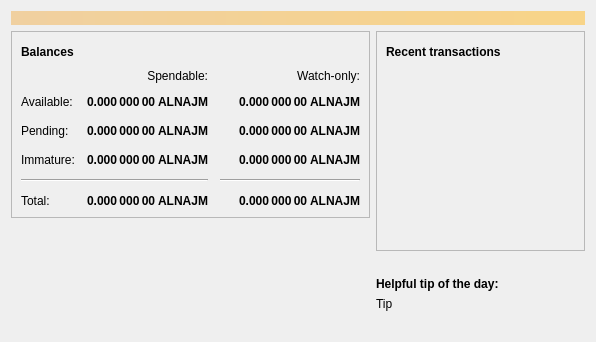
<?xml version="1.0" encoding="UTF-8"?>
<ui version="4.0">
 <class>OverviewPage</class>
 <widget class="QWidget" name="OverviewPage">
  <property name="geometry">
   <rect>
    <x>0</x>
    <y>0</y>
    <width>596</width>
    <height>342</height>
   </rect>
  </property>
  <property name="windowTitle">
   <string>Form</string>
  </property>
  <layout class="QVBoxLayout" name="topLayout">
   <item>
    <widget class="QLabel" name="labelAlerts">
     <property name="visible">
      <bool>false</bool>
     </property>
     <property name="styleSheet">
      <string notr="true">QLabel { background-color: qlineargradient(x1: 0, y1: 0, x2: 1, y2: 0, stop:0 #F0D0A0, stop:1 #F8D488); color:#000000; }</string>
     </property>
     <property name="wordWrap">
      <bool>true</bool>
     </property>
     <property name="margin">
      <number>3</number>
     </property>
     <property name="textInteractionFlags">
      <set>Qt::TextSelectableByMouse</set>
     </property>
    </widget>
   </item>
   <item>
    <layout class="QHBoxLayout" name="horizontalLayout" stretch="1,1">
     <item>
      <layout class="QVBoxLayout" name="verticalLayout_2">
       <item>
        <widget class="QFrame" name="frame">
         <property name="frameShape">
          <enum>QFrame::StyledPanel</enum>
         </property>
         <property name="frameShadow">
          <enum>QFrame::Raised</enum>
         </property>
         <layout class="QVBoxLayout" name="verticalLayout_4">
          <item>
           <layout class="QHBoxLayout" name="horizontalLayout_4">
            <item>
             <widget class="QLabel" name="label_5">
              <property name="font">
               <font>
                <weight>75</weight>
                <bold>true</bold>
               </font>
              </property>
              <property name="text">
               <string>Balances</string>
              </property>
             </widget>
            </item>
            <item>
             <widget class="QPushButton" name="labelWalletStatus">
              <property name="enabled">
               <bool>true</bool>
              </property>
              <property name="maximumSize">
               <size>
                <width>30</width>
                <height>16777215</height>
               </size>
              </property>
              <property name="toolTip">
               <string>The displayed information may be out of date. Your wallet automatically synchronizes with the AlNajm network after a connection is established, but this process has not completed yet.</string>
              </property>
              <property name="text">
               <string/>
              </property>
              <property name="icon">
               <iconset resource="../bitcoin.qrc">
                <normaloff>:/icons/warning</normaloff>
                <disabledoff>:/icons/warning</disabledoff>:/icons/warning</iconset>
              </property>
              <property name="iconSize">
               <size>
                <width>24</width>
                <height>24</height>
               </size>
              </property>
              <property name="flat">
               <bool>true</bool>
              </property>
             </widget>
            </item>
            <item>
             <spacer name="horizontalSpacer_3">
              <property name="orientation">
               <enum>Qt::Horizontal</enum>
              </property>
              <property name="sizeHint" stdset="0">
               <size>
                <width>40</width>
                <height>20</height>
               </size>
              </property>
             </spacer>
            </item>
           </layout>
          </item>
          <item>
           <layout class="QGridLayout" name="gridLayout">
            <property name="spacing">
             <number>12</number>
            </property>
            <item row="2" column="2">
             <widget class="QLabel" name="labelWatchPending">
              <property name="font">
               <font>
                <weight>75</weight>
                <bold>true</bold>
               </font>
              </property>
              <property name="cursor">
               <cursorShape>IBeamCursor</cursorShape>
              </property>
              <property name="toolTip">
               <string>Unconfirmed transactions to watch-only addresses</string>
              </property>
              <property name="text">
               <string notr="true">0.000 000 00 ALNAJM</string>
              </property>
              <property name="alignment">
               <set>Qt::AlignRight|Qt::AlignTrailing|Qt::AlignVCenter</set>
              </property>
              <property name="textInteractionFlags">
               <set>Qt::LinksAccessibleByMouse|Qt::TextSelectableByKeyboard|Qt::TextSelectableByMouse</set>
              </property>
             </widget>
            </item>
            <item row="2" column="1">
             <widget class="QLabel" name="labelUnconfirmed">
              <property name="font">
               <font>
                <weight>75</weight>
                <bold>true</bold>
               </font>
              </property>
              <property name="cursor">
               <cursorShape>IBeamCursor</cursorShape>
              </property>
              <property name="toolTip">
               <string>Total of transactions that have yet to be confirmed, and do not yet count toward the spendable balance</string>
              </property>
              <property name="text">
               <string notr="true">0.000 000 00 ALNAJM</string>
              </property>
              <property name="alignment">
               <set>Qt::AlignRight|Qt::AlignTrailing|Qt::AlignVCenter</set>
              </property>
              <property name="textInteractionFlags">
               <set>Qt::LinksAccessibleByMouse|Qt::TextSelectableByKeyboard|Qt::TextSelectableByMouse</set>
              </property>
             </widget>
            </item>
            <item row="3" column="2">
             <widget class="QLabel" name="labelWatchImmature">
              <property name="font">
               <font>
                <weight>75</weight>
                <bold>true</bold>
               </font>
              </property>
              <property name="cursor">
               <cursorShape>IBeamCursor</cursorShape>
              </property>
              <property name="toolTip">
               <string>Mined balance in watch-only addresses that has not yet matured</string>
              </property>
              <property name="text">
               <string notr="true">0.000 000 00 ALNAJM</string>
              </property>
              <property name="alignment">
               <set>Qt::AlignRight|Qt::AlignTrailing|Qt::AlignVCenter</set>
              </property>
              <property name="textInteractionFlags">
               <set>Qt::LinksAccessibleByMouse|Qt::TextSelectableByKeyboard|Qt::TextSelectableByMouse</set>
              </property>
             </widget>
            </item>
            <item row="4" column="0" colspan="2">
             <widget class="Line" name="line">
              <property name="orientation">
               <enum>Qt::Horizontal</enum>
              </property>
             </widget>
            </item>
            <item row="4" column="2">
             <widget class="Line" name="lineWatchBalance">
              <property name="sizePolicy">
               <sizepolicy hsizetype="Preferred" vsizetype="Fixed">
                <horstretch>0</horstretch>
                <verstretch>0</verstretch>
               </sizepolicy>
              </property>
              <property name="minimumSize">
               <size>
                <width>140</width>
                <height>0</height>
               </size>
              </property>
              <property name="orientation">
               <enum>Qt::Horizontal</enum>
              </property>
             </widget>
            </item>
            <item row="5" column="0">
             <widget class="QLabel" name="labelTotalText">
              <property name="text">
               <string>Total:</string>
              </property>
             </widget>
            </item>
            <item row="3" column="1">
             <widget class="QLabel" name="labelImmature">
              <property name="font">
               <font>
                <weight>75</weight>
                <bold>true</bold>
               </font>
              </property>
              <property name="cursor">
               <cursorShape>IBeamCursor</cursorShape>
              </property>
              <property name="toolTip">
               <string>Mined balance that has not yet matured</string>
              </property>
              <property name="text">
               <string notr="true">0.000 000 00 ALNAJM</string>
              </property>
              <property name="alignment">
               <set>Qt::AlignRight|Qt::AlignTrailing|Qt::AlignVCenter</set>
              </property>
              <property name="textInteractionFlags">
               <set>Qt::LinksAccessibleByMouse|Qt::TextSelectableByKeyboard|Qt::TextSelectableByMouse</set>
              </property>
             </widget>
            </item>
            <item row="2" column="3">
             <spacer name="horizontalSpacer_2">
              <property name="orientation">
               <enum>Qt::Horizontal</enum>
              </property>
              <property name="sizeHint" stdset="0">
               <size>
                <width>40</width>
                <height>20</height>
               </size>
              </property>
             </spacer>
            </item>
            <item row="3" column="0">
             <widget class="QLabel" name="labelImmatureText">
              <property name="text">
               <string>Immature:</string>
              </property>
             </widget>
            </item>
            <item row="5" column="1">
             <widget class="QLabel" name="labelTotal">
              <property name="font">
               <font>
                <weight>75</weight>
                <bold>true</bold>
               </font>
              </property>
              <property name="cursor">
               <cursorShape>IBeamCursor</cursorShape>
              </property>
              <property name="toolTip">
               <string>Your current total balance</string>
              </property>
              <property name="text">
               <string notr="true">0.000 000 00 ALNAJM</string>
              </property>
              <property name="alignment">
               <set>Qt::AlignRight|Qt::AlignTrailing|Qt::AlignVCenter</set>
              </property>
              <property name="textInteractionFlags">
               <set>Qt::LinksAccessibleByMouse|Qt::TextSelectableByKeyboard|Qt::TextSelectableByMouse</set>
              </property>
             </widget>
            </item>
            <item row="5" column="2">
             <widget class="QLabel" name="labelWatchTotal">
              <property name="font">
               <font>
                <weight>75</weight>
                <bold>true</bold>
               </font>
              </property>
              <property name="cursor">
               <cursorShape>IBeamCursor</cursorShape>
              </property>
              <property name="toolTip">
               <string>Current total balance in watch-only addresses</string>
              </property>
              <property name="text">
               <string notr="true">0.000 000 00 ALNAJM</string>
              </property>
              <property name="alignment">
               <set>Qt::AlignRight|Qt::AlignTrailing|Qt::AlignVCenter</set>
              </property>
              <property name="textInteractionFlags">
               <set>Qt::LinksAccessibleByMouse|Qt::TextSelectableByKeyboard|Qt::TextSelectableByMouse</set>
              </property>
             </widget>
            </item>
            <item row="0" column="2">
             <widget class="QLabel" name="labelWatchonly">
              <property name="text">
               <string>Watch-only:</string>
              </property>
              <property name="alignment">
               <set>Qt::AlignRight|Qt::AlignTrailing|Qt::AlignVCenter</set>
              </property>
             </widget>
            </item>
            <item row="1" column="0">
             <widget class="QLabel" name="labelBalanceText">
              <property name="text">
               <string>Available:</string>
              </property>
             </widget>
            </item>
            <item row="1" column="1">
             <widget class="QLabel" name="labelBalance">
              <property name="font">
               <font>
                <weight>75</weight>
                <bold>true</bold>
               </font>
              </property>
              <property name="cursor">
               <cursorShape>IBeamCursor</cursorShape>
              </property>
              <property name="toolTip">
               <string>Your current spendable balance</string>
              </property>
              <property name="text">
               <string notr="true">0.000 000 00 ALNAJM</string>
              </property>
              <property name="alignment">
               <set>Qt::AlignRight|Qt::AlignTrailing|Qt::AlignVCenter</set>
              </property>
              <property name="textInteractionFlags">
               <set>Qt::LinksAccessibleByMouse|Qt::TextSelectableByKeyboard|Qt::TextSelectableByMouse</set>
              </property>
             </widget>
            </item>
            <item row="1" column="2">
             <widget class="QLabel" name="labelWatchAvailable">
              <property name="font">
               <font>
                <weight>75</weight>
                <bold>true</bold>
               </font>
              </property>
              <property name="cursor">
               <cursorShape>IBeamCursor</cursorShape>
              </property>
              <property name="toolTip">
               <string>Your current balance in watch-only addresses</string>
              </property>
              <property name="text">
               <string notr="true">0.000 000 00 ALNAJM</string>
              </property>
              <property name="alignment">
               <set>Qt::AlignRight|Qt::AlignTrailing|Qt::AlignVCenter</set>
              </property>
              <property name="textInteractionFlags">
               <set>Qt::LinksAccessibleByMouse|Qt::TextSelectableByKeyboard|Qt::TextSelectableByMouse</set>
              </property>
             </widget>
            </item>
            <item row="2" column="0">
             <widget class="QLabel" name="labelPendingText">
              <property name="text">
               <string>Pending:</string>
              </property>
             </widget>
            </item>
            <item row="0" column="1">
             <widget class="QLabel" name="labelSpendable">
              <property name="text">
               <string>Spendable:</string>
              </property>
              <property name="alignment">
               <set>Qt::AlignRight|Qt::AlignTrailing|Qt::AlignVCenter</set>
              </property>
             </widget>
            </item>
           </layout>
          </item>
         </layout>
        </widget>
       </item>
       <item>
        <spacer name="verticalSpacer">
         <property name="orientation">
          <enum>Qt::Vertical</enum>
         </property>
         <property name="sizeHint" stdset="0">
          <size>
           <width>20</width>
           <height>40</height>
          </size>
         </property>
        </spacer>
       </item>
       <item>
        <layout class="QGridLayout" name="logo_grid">
          <item>
            <widget class="QLabel" name="label_wallet_bgcoin">
             <property name="text">
              <string/>
             </property>
             <property name="pixmap">
              <pixmap resource="../bitcoin.qrc">:/icons/wallet_bgcoin</pixmap>
             </property>
             <property name="scaledContents">
              <bool>false</bool>
             </property>
             <property name="alignment">
              <set>Qt::AlignCenter</set>
             </property>
             <property name="margin">
              <number>-2</number>
             </property>
            </widget>
          </item>
          <item>
            <widget class="QLabel" name="label_wallet_version_overlay">
              <property name="text">
               <string></string>
              </property>
              <property name="pixmap">
              </property>
              <property name="scaledContents">
               <bool>false</bool>
              </property>
              <property name="alignment">
               <set>Qt::AlignLeft|Qt::AlignBottom</set>
              </property>
              <property name="margin">
               <number>2</number>
              </property>
            </widget>
          </item>
        </layout>
       </item>
      </layout>
     </item>
     <item>
      <layout class="QVBoxLayout" name="verticalLayout_3">
       <item>
        <widget class="QFrame" name="frame_2">
         <property name="frameShape">
          <enum>QFrame::StyledPanel</enum>
         </property>
         <property name="frameShadow">
          <enum>QFrame::Raised</enum>
         </property>
         <layout class="QVBoxLayout" name="verticalLayout">
          <item>
           <layout class="QHBoxLayout" name="horizontalLayout_2">
            <item>
             <widget class="QLabel" name="label_4">
              <property name="font">
               <font>
                <weight>75</weight>
                <bold>true</bold>
               </font>
              </property>
              <property name="text">
               <string>Recent transactions</string>
              </property>
             </widget>
            </item>
            <item>
             <widget class="QPushButton" name="labelTransactionsStatus">
              <property name="enabled">
               <bool>true</bool>
              </property>
              <property name="maximumSize">
               <size>
                <width>30</width>
                <height>16777215</height>
               </size>
              </property>
              <property name="toolTip">
               <string>The displayed information may be out of date. Your wallet automatically synchronizes with the AlNajm network after a connection is established, but this process has not completed yet.</string>
              </property>
              <property name="text">
               <string/>
              </property>
              <property name="icon">
               <iconset resource="../bitcoin.qrc">
                <normaloff>:/icons/warning</normaloff>
                <disabledoff>:/icons/warning</disabledoff>:/icons/warning</iconset>
              </property>
              <property name="iconSize">
               <size>
                <width>24</width>
                <height>24</height>
               </size>
              </property>
              <property name="flat">
               <bool>true</bool>
              </property>
             </widget>
            </item>
            <item>
             <spacer name="horizontalSpacer">
              <property name="orientation">
               <enum>Qt::Horizontal</enum>
              </property>
              <property name="sizeHint" stdset="0">
               <size>
                <width>40</width>
                <height>20</height>
               </size>
              </property>
             </spacer>
            </item>
           </layout>
          </item>
          <item>
           <widget class="QListView" name="listTransactions">
            <property name="styleSheet">
             <string notr="true">QListView { background: transparent; }</string>
            </property>
            <property name="frameShape">
             <enum>QFrame::NoFrame</enum>
            </property>
            <property name="verticalScrollBarPolicy">
             <enum>Qt::ScrollBarAlwaysOff</enum>
            </property>
            <property name="horizontalScrollBarPolicy">
             <enum>Qt::ScrollBarAlwaysOff</enum>
            </property>
            <property name="selectionMode">
             <enum>QAbstractItemView::NoSelection</enum>
            </property>
           </widget>
          </item>
         </layout>
        </widget>
       </item>
       <item>
        <spacer name="verticalSpacer_2">
         <property name="orientation">
          <enum>Qt::Vertical</enum>
         </property>
         <property name="sizeHint" stdset="0">
          <size>
           <width>20</width>
           <height>40</height>
          </size>
         </property>
        </spacer>
       </item>
       <item>
        <layout class="QVBoxLayout" name="verticalLayout_5">
         <property name="topMargin">
          <number>0</number>
         </property>
         <item>
          <widget class="QLabel" name="label_tip_header">
           <property name="font">
            <font>
             <weight>75</weight>
             <bold>true</bold>
            </font>
           </property>
           <property name="text">
            <string>Helpful tip of the day:</string>
           </property>
          </widget>
         </item>
         <item>
          <widget class="QLabel" name="label_tip">
           <property name="text">
            <string>Tip</string>
           </property>
          </widget>
         </item>
         <item>
          <spacer name="verticalSpacer_3">
           <property name="orientation">
            <enum>Qt::Vertical</enum>
           </property>
           <property name="sizeType">
            <enum>QSizePolicy::Maximum</enum>
           </property>
           <property name="sizeHint" stdset="0">
            <size>
             <width>20</width>
             <height>40</height>
            </size>
           </property>
          </spacer>
         </item>
        </layout>
       </item>
      </layout>
     </item>
    </layout>
   </item>
  </layout>
 </widget>
 <resources>
  <include location="../bitcoin.qrc"/>
 </resources>
 <connections/>
</ui>
